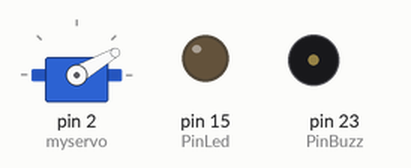
Simulated run of this program. Board: Arduino Mega 2560, built with avr-gcc and run on an emulated ATmega2560. On the bench: servo, output pins drawn as LEDs (lit = HIGH), buzzer (waves = sounding, pin HIGH).

Above: at 0.05 s.
At 6.0 s:
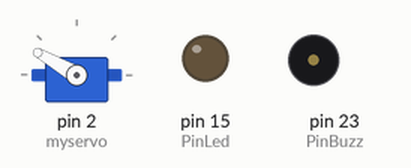
Timing chart, 0 to 7.8 s (numbered marks = the images above):
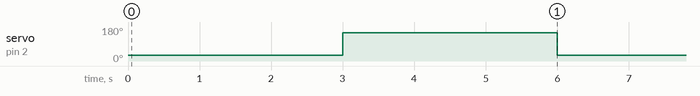

Measured:
- by itself, servo on pin 2 (myservo): alternates 150° for 3.0 s and 30° for 3.0 s

The program:

main.cpp
```cpp
//Control de un servomotor giro completo en sentido horario y giro completo en sentido antihorario

#include <Arduino.h>
#include <Servo.h>

int PinBuzz = 23;
int PinLed = 15;

Servo myservo;  // create servo object to control a servo
// twelve servo objects can be created on most boards

int pos = 0;    // variable to store the servo position

void setup() {

  //inicializo zumbador apagado
  pinMode(PinBuzz, OUTPUT);
  digitalWrite(PinBuzz,LOW);

  //prendo led testigo de encendido
  pinMode(PinLed, OUTPUT);
  digitalWrite(PinLed,LOW);

  myservo.attach(2);  // attaches the servo on pin 13 to the servo object
}

void loop() {
  // for (pos = 0; pos <= 180; pos += 1) { // goes from 0 degrees to 180 degrees
  //   // in steps of 1 degree
  //   myservo.write(pos);              // tell servo to go to position in variable 'pos'
  //   delay(5);                       // waits 15ms for the servo to reach the position
  // }
  //
  // delay(2000);
  //
  // for (pos = 180; pos >= 0; pos -= 1) { // goes from 180 degrees to 0 degrees
  //   myservo.write(pos);              // tell servo to go to position in variable 'pos'
  //   delay(5);                       // waits 15ms for the servo to reach the position
  // }

  myservo.write(30);
  delay(3000);
  myservo.write(150);
  delay(3000);

}
```
